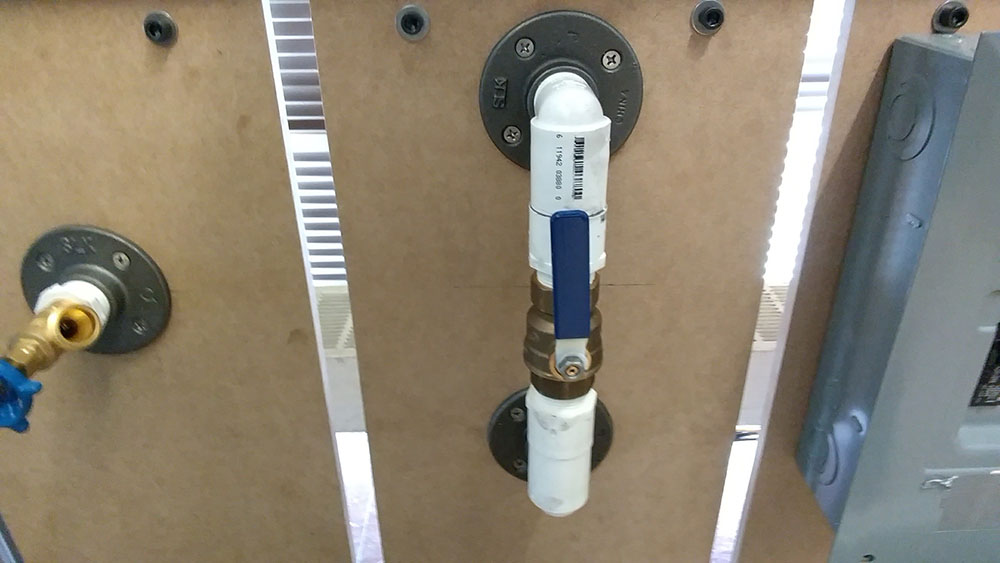
#> input picture imgs/shuttlecock_lowres.jpg, 1000 x 563 px
$ python -i DeviceRecognition.py   (imports and definitions only)   (older library calls are emulated)
#> lines starting #> are read from the running program, lines starting #| are printed output that depends on the picture; after the words box and inside, x2 and y2 are one past the last pixel; in counts of white or black regions, pixels touching at a corner belong together
# A collection of classes that have nifty info about particular devices we find on the testbed.

import cv2
import numpy as np

# Device orientation codes, defined in shipbot.hardware.CVSensing
# - ORIENT_UP: device needs to be engaged vertically
# - ORIENT_SIDE: device needs to be engaged horizontally
ORIENT_UP = 0
ORIENT_SIDE = 1

ROBOTAXIS = 320

# Detects a shuttlecock device (front-facing only!)
class Shuttlecock:
	# See shipbot.hardware.CVSensing: DEVICE_SHUTTLE
	device_id = 3

	# HSV Color Ranges
	hsb_low = [ 100, 65, 65 ]
	hsb_high = [ 120, 200, 200 ]

	# Vertical and Horizontal Dimension Ranges
	rv_low = 2.8
	rv_high = 4.5
	rh_low = .2
	rh_high = .3

	# Detected Object Size Range
	area_min = 2000
	area_max = 1000000

	# Initialize numpy color arrays
	def __init__(self):
		self.thresh_low = np.array(self.hsb_low, dtype="uint8")
		self.thresh_high = np.array(self.hsb_high, dtype="uint8")

	# Use width/height ratio, angle of rotation and area to determine
	# whether a detected object is valid and what position it's in
	# [63 lines left out: functions inRange, processImage, not called in this run]

class BreakerBox:
	# HSB Color Range (Valve)
	hsb_low = [ 0, 150, 150 ]
	hsb_high = [ 18, 200, 255 ]

	def __init__(self):
		self.thresh_low = np.array(self.hsb_low, dtype="uint8")
		self.thresh_high = np.array(self.hsb_high, dtype="uint8")

	def processImage(self, path):
		# TODO: implement this lolol
		return False

class ValveSmall:
	device_id = 1

	# HSV Color Range (Marker)
	mark_low = [ 35, 105, 105 ]
	mark_high = [ 55, 255, 255 ]

	blue_low = [ 100, 105, 105 ]
	blue_high = [ 135, 255, 255 ]

	area_max = 900000
	area_min = 4500

	rf_min = 0.89
	rf_max = 1.2

	rp_min = 1.89
	rp_max = 2.10

	def __init__(self):
		self.np_low = np.array(self.blue_low, dtype="uint8")
		self.np_high = np.array(self.blue_high, dtype="uint8")

		self.mark_low = np.array(self.mark_low, dtype="uint8")
		self.mark_high = np.array(self.mark_high, dtype="uint8")

	def inRange(self, area, ratio):
		if (area < self.area_min):
			return (False, None)
		if ratio > 1.5:
			if (ratio > self.rp_max or ratio < self.rp_min):
				return (False, None)
			else:
				return (True, "profile")
		else:
			if (ratio > self.rf_max or ratio < self.rf_min):
				return (False, None)
			else:
				return (True, "front")

	# [42 lines left out: functions inBounds, findMarker, calculateAngle, not called in this run]
		# # IV quad
		# #print (str(x) + " " + str(y))
		# if (y > 0 and x > 0):
		# 	#print ("fourth quad")
		# 	return deg + 90
		# # III quad
		# elif (y > 0 and x < 0):
		# 	#print ("3rd quad")
		# 	return 180 + (90 - deg)
		# # II quad
		# elif (y < 0 and x < 0):
		# 	#print ("2nd quad")
		# 	return 270 + deg
		# # I quad
		# else:
		# 	#print ("1st quad")
		# 	return 90 - deg


	def processImage(self, path):
		# load the image
#> called with path = 'imgs/shuttlecock_lowres.jpg'
		image = cv2.imread(path)
#> image is the input picture: shape (563, 1000, 3); mean B, G, R 113.8, 130.4, 139.5
		hsv_image = cv2.cvtColor(image, cv2.COLOR_BGR2HSV)
#> hsv_image: shape (563, 1000, 3); mean H, S, V 40.4, 65.9, 144.7

		# mask it for the desired color as a binary
		mask = cv2.inRange(hsv_image, self.np_low, self.np_high)
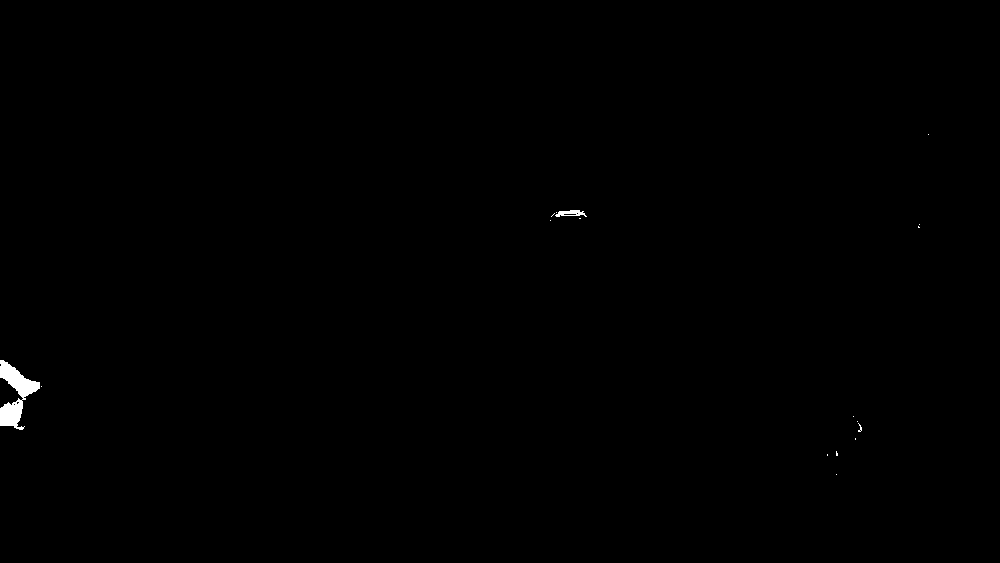
#> mask: shape (563, 1000); 0.25% white; 17 white regions (15 under 20 px), largest, box (x1, y1, x2, y2) and area: (0, 360, 40, 430) 1206, (555, 210, 587, 217) 133
		output = cv2.bitwise_and(hsv_image, hsv_image, mask = mask)
#> output: shape (563, 1000, 3); mean H, S, V 0.3, 0.5, 0.3
		output_gray = cv2.cvtColor(output,cv2.COLOR_BGR2GRAY)
		ret,thresh = cv2.threshold(output_gray, 15, 255, cv2.THRESH_BINARY)

		# close any holes
		kernel = np.ones((5,5),np.uint8)
		closed_thresh = cv2.morphologyEx(thresh, cv2.MORPH_CLOSE, kernel)
#> closed_thresh: shape (563, 1000); 0.26% white; 12 white regions (9 under 20 px)

		# find the contours
		img, contours, hierarchy = cv2.findContours(closed_thresh, cv2.RETR_TREE,cv2.CHAIN_APPROX_SIMPLE)
#> contours = 12 contours, 10 with area under 20; largest, box (x1, y1, x2, y2) and area: (0, 360, 42, 430) 1146, (551, 210, 587, 219) 142

		for cnt in contours:
			if len(cnt) > 4:
				ellipse = cv2.fitEllipse(cnt)
				center,dim, angle = ellipse
				if (dim[0] > 0 and dim[1] > 0):
					area = dim[0] * dim[1]
					ratio = dim[1] / dim[0]
					ret, orient = self.inRange(area, ratio)
					if (ret):
						x_offset = ROBOTAXIS - center[1]
						#cv2.drawContours(image,[box],0,(0,0,255),3)
						mark_center = self.findMarker(image, hsv_image, rect)
						theta = self.calculateAngle(center, mark_center)
						print ("Detected large valve!")
						print (" - Horizontal offset: " + str(x_offset))
						print (" - Angle: " + str(theta))
						cv2.imshow("image", image)
						cv2.waitKey(0)
						cv2.destroyAllWindows()
						return ( int(x_offset * .66), orient, int(theta) )
#> this loop made 12 passes
#> (center, dim, angle, area, ratio) on passes 3, 5, 8, 11: ((836.5, 453.6), (1, 77490640), 0, 77490640, 77490640), ((858, 426.8), (5.05, 9.09), 152.4, 45.93, 1.8), ((17.9, 395.7), (41.73, 62), 165.4, 2587.4, 1.49), ((569.4, 214.3), (8.89, 31.81), 88.42, 282.7, 3.58)
#> (center, dim, angle) on pass 9: ((918.5, 224.7), (1, nan), 0)
		return False


# Detects a large valve (orange!)
class ValveLarge:
	device_id = 2

	# Target extracted HSB value
	hsb_target = [ 9, 194, 255 ]

	# HSB Color Range (Valve)
	hsb_low = [ 0, 150, 150 ]
	hsb_high = [ 18, 200, 255 ]

	# HSV Color Range (Marker)
	mark_low = [ 35, 105, 105 ]
	mark_high = [ 55, 255, 255 ]

	area_min = 6000

	rf_min = 0.5
	rf_max = 1.5

	rp_min = 1.5
	rp_max = 3.0

	# [113 lines left out: functions __init__, inRange, inBounds, findMarker, calculateAngle, processImage, not called in this run]

>>> result = ValveSmall().processImage('imgs/shuttlecock_lowres.jpg')
